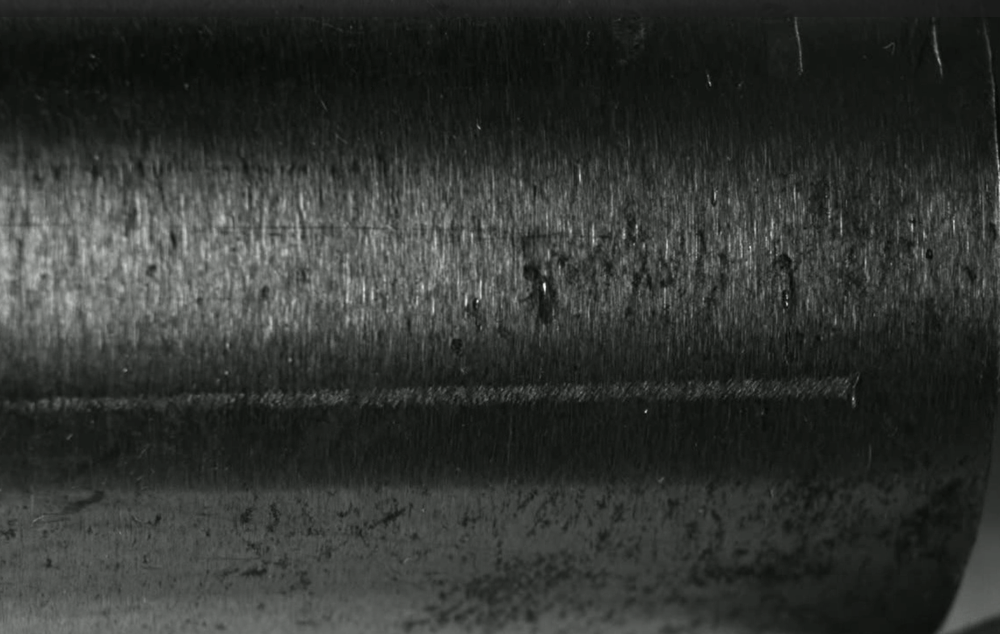
#> input picture dataset/1.png, 1000 x 634 px, shrunk from 1238 x 785 before the run; its folder holds only this picture in this run
$ python test_dataset.py
#> lines starting #> are read from the running program, lines starting #| are printed output that depends on the picture; after the words box and inside, x2 and y2 are one past the last pixel; in counts of white or black regions, pixels touching at a corner belong together
#> (reads poc/config.json from the repository)
#> in main, image is the input picture: shape (634, 1000, 3); mean B, G, R 49.5, 52.3, 49.8
### poc/detection.py
"""
Classical ridge-filter scratch/crack detector for bright-bar surfaces.

Pipeline:
  1. Flatten the smooth cylindrical specular gradient (the bar's own
     curvature creates a broad brightness roll-off that would otherwise
     swamp the fine scratch signal).
  2. Run a Frangi vesselness filter to highlight thin ridge/line-like
     structures (scratches show up as either bright or dark ridges
     depending on which side of the highlight band they fall on, so
     both polarities are checked).
  3. Threshold, clean up with morphology, and keep only elongated
     components (real scratches are long and thin; noise/pitting is not).
"""
import cv2
import numpy as np
from skimage.filters import frangi
from skimage.morphology import remove_small_objects


def flatten_illumination(gray, blur_ksize=101):
    """Remove the broad specular/cylindrical brightness gradient via
    division by a heavily blurred version of itself, leaving local
    fine-scale contrast (scratches) intact."""
#> called with blur_ksize = 101
    gray_f = gray.astype(np.float32)
    baseline = cv2.GaussianBlur(gray_f, (0, 0), sigmaX=blur_ksize / 3.0)
    baseline = np.clip(baseline, 1.0, None)
    flattened = gray_f / baseline
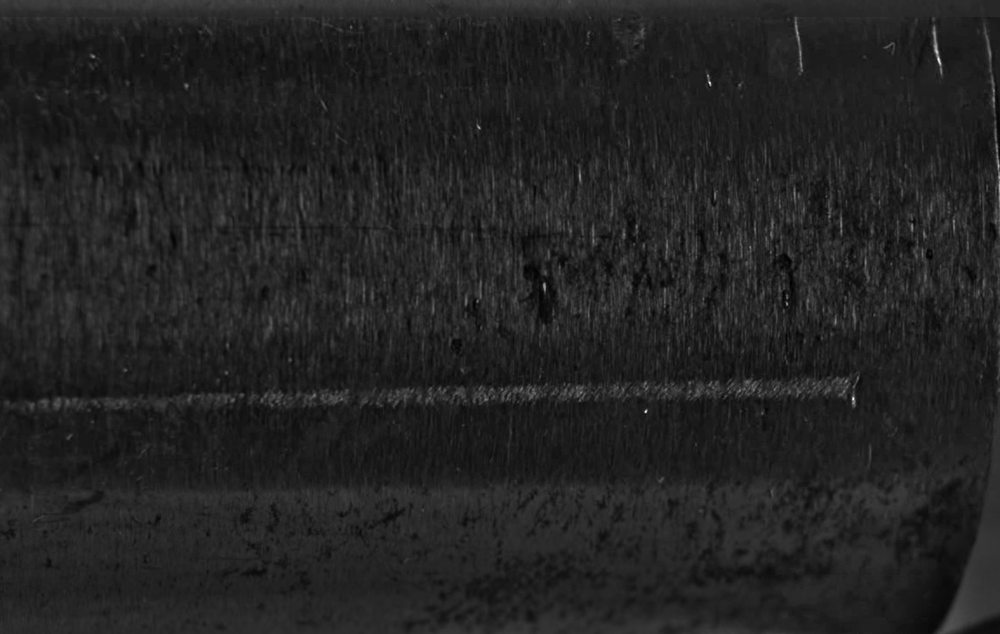
#> flattened: shape (634, 1000) float32; min 0.144, max 6.12, mean 0.974; drawn with min black and max white
    flattened = cv2.normalize(flattened, None, 0, 255, cv2.NORM_MINMAX)
    return flattened.astype(np.uint8)


def _normalize_robust(x, upper_percentile=99.5):
    """Scale by a high percentile rather than the true max -- a single
    hot pixel (sensor noise, a speck) shouldn't be able to hijack the
    whole map's normalization and drown out a real, spatially broader
    defect elsewhere."""
    hi = np.percentile(x, upper_percentile)
    hi = max(float(hi), 1e-6)
    return np.clip(x / hi, 0, 1)


def frangi_score_map(flattened, scale_min=1, scale_max=6, scale_step=1):
    """Frangi filter run on both polarities (bright ridge on dark bg and
    dark ridge on bright bg) since a scratch can appear either way
    depending on which side of the raking highlight it interrupts.
    Good at thin, sharp-edged scratches (narrow tubular ridge model)."""
#> called with scale_min = 1, scale_max = 6, scale_step = 1
    img_f = flattened.astype(np.float64) / 255.0
    scales = range(scale_min, scale_max + 1, scale_step)

    bright_ridges = frangi(img_f, sigmas=scales, black_ridges=False)
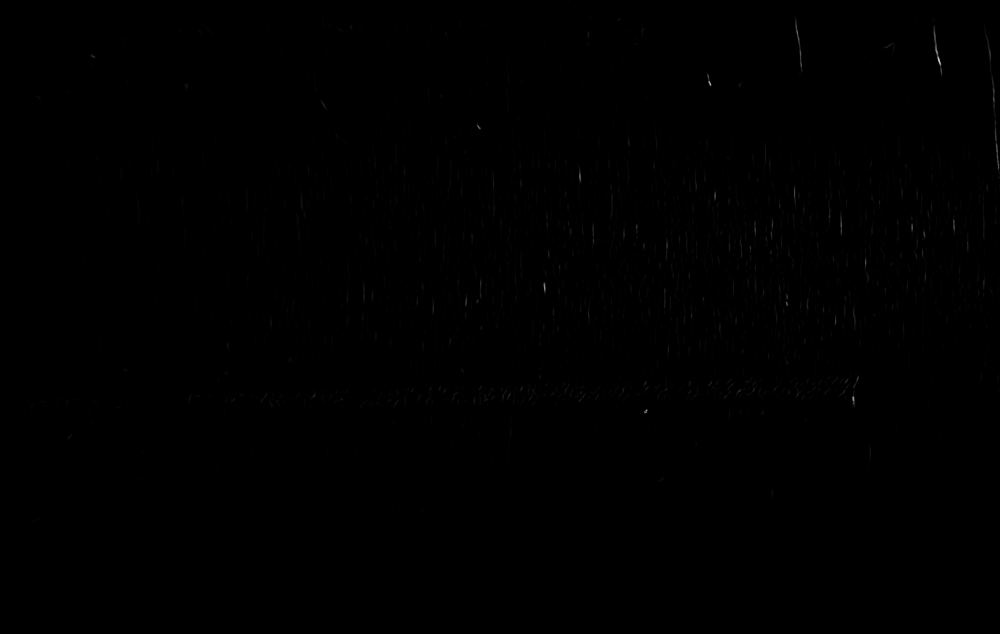
#> bright_ridges: shape (634, 1000) float64; min 0, max 0.818, mean 0.00149
    dark_ridges = frangi(img_f, sigmas=scales, black_ridges=True)

    combined = np.maximum(bright_ridges, dark_ridges)
    return _normalize_robust(combined)
#> in _normalize_robust, `hi = np.percentile(x, upper_percentile)`: hi = 0.0509


def _axis_kernel(length, thickness, angle_deg):
    """Elongated structuring element of given length/thickness, rotated
    to the expected bar-axis angle (0 = horizontal, matching the current
    capture rig)."""
    size = length + 4
    canvas = np.zeros((size, size), dtype=np.uint8)
    y0 = size // 2
    x0 = (size - length) // 2
    canvas[y0 - thickness // 2: y0 - thickness // 2 + max(1, thickness),
           x0: x0 + length] = 1
    if angle_deg % 180 != 0:
        rot = cv2.getRotationMatrix2D((size / 2, size / 2), angle_deg, 1.0)
        canvas = cv2.warpAffine(canvas, rot, (size, size),
                                 flags=cv2.INTER_NEAREST)
    return canvas


def directional_score_map(flattened, kernel_length=25, thickness=1, angle_deg=0):
    """Morphological top-hat/black-hat with a structuring element
    elongated along the bar axis -- responds to broad, low-contrast,
    axis-aligned grooves that a narrow-scale Frangi filter misses
    (it compares each pixel to its own elongated local neighborhood
    rather than assuming a specific ridge width)."""
#> called with kernel_length = 25, thickness = 1, angle_deg = 0
    kernel = _axis_kernel(kernel_length, thickness, angle_deg)
    blackhat = cv2.morphologyEx(flattened, cv2.MORPH_BLACKHAT, kernel)
    tophat = cv2.morphologyEx(flattened, cv2.MORPH_TOPHAT, kernel)
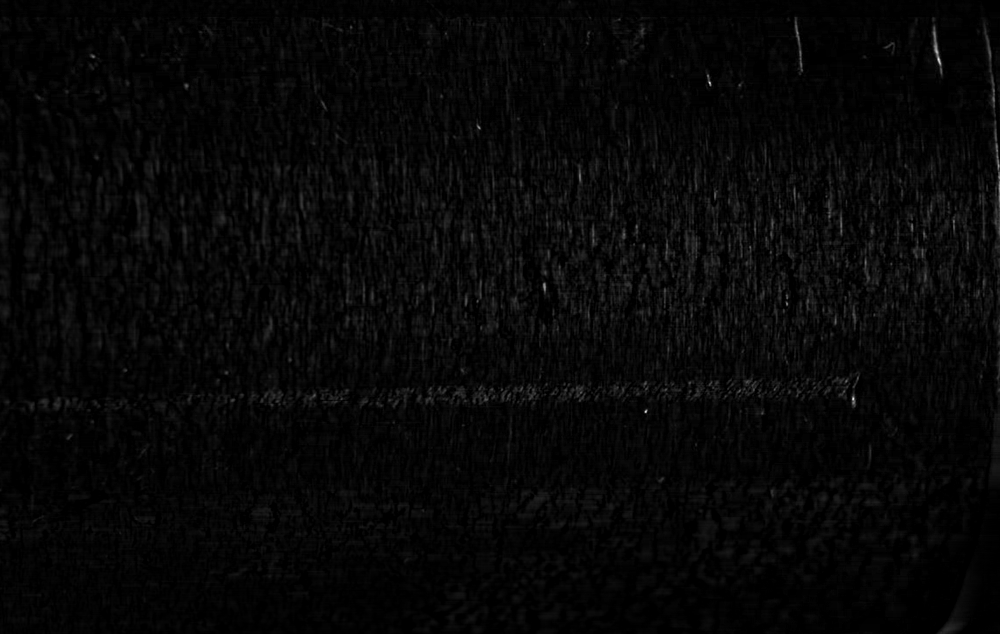
#> tophat: shape (634, 1000); min 0, max 232, mean 6.8
    combined = np.maximum(blackhat, tophat).astype(np.float64)
    return _normalize_robust(combined, upper_percentile=99.9)


def ridge_score_map(flattened, scale_min=1, scale_max=6, scale_step=1,
                     tophat_length=25, tophat_thickness=1, axis_angle_deg=0):
    """Combine the Frangi (thin/sharp) and directional top-hat
    (broad/shallow) responses -- each catches defect shapes the other
    misses, per the image 1 vs image 6 comparison in the PoC dataset."""
    frangi_map = frangi_score_map(flattened, scale_min, scale_max, scale_step)
    tophat_map = directional_score_map(flattened, tophat_length, tophat_thickness, axis_angle_deg)
    return np.maximum(frangi_map, tophat_map)


def detect_scratches(image_bgr, config):
    """Run the full detection pipeline on a single frame.

    Returns (annotated_bgr, candidates) where candidates is a list of
    dicts: {bbox: (x, y, w, h), score, aspect_ratio, area}.
    """
    det_cfg = config.get("detection", {})
    score_threshold = det_cfg.get("score_threshold", 0.12)
    min_area = det_cfg.get("min_region_area_px", 25)
    min_aspect = det_cfg.get("min_aspect_ratio", 3.0)
    scale_min = det_cfg.get("frangi_scale_min", 1)
    scale_max = det_cfg.get("frangi_scale_max", 6)
    scale_step = det_cfg.get("frangi_scale_step", 1)
    tophat_length = det_cfg.get("tophat_kernel_length", 25)
    tophat_thickness = det_cfg.get("tophat_thickness", 1)
    axis_angle_deg = 0 if det_cfg.get("bar_axis", "horizontal") == "horizontal" else 90

    min_valid_intensity = det_cfg.get("min_valid_intensity", 12)

    gray = cv2.cvtColor(image_bgr, cv2.COLOR_BGR2GRAY)
    flattened = flatten_illumination(gray)
    score_map = ridge_score_map(flattened, scale_min, scale_max, scale_step,
                                 tophat_length, tophat_thickness, axis_angle_deg)

    # Exclude near-black background/shadow -- flatten_illumination divides
    # by a blurred baseline that's unstable near zero there, which can
    # otherwise produce a large spurious connected blob (see PoC dataset
    # images 4/5 regression).
    foreground = gray >= min_valid_intensity
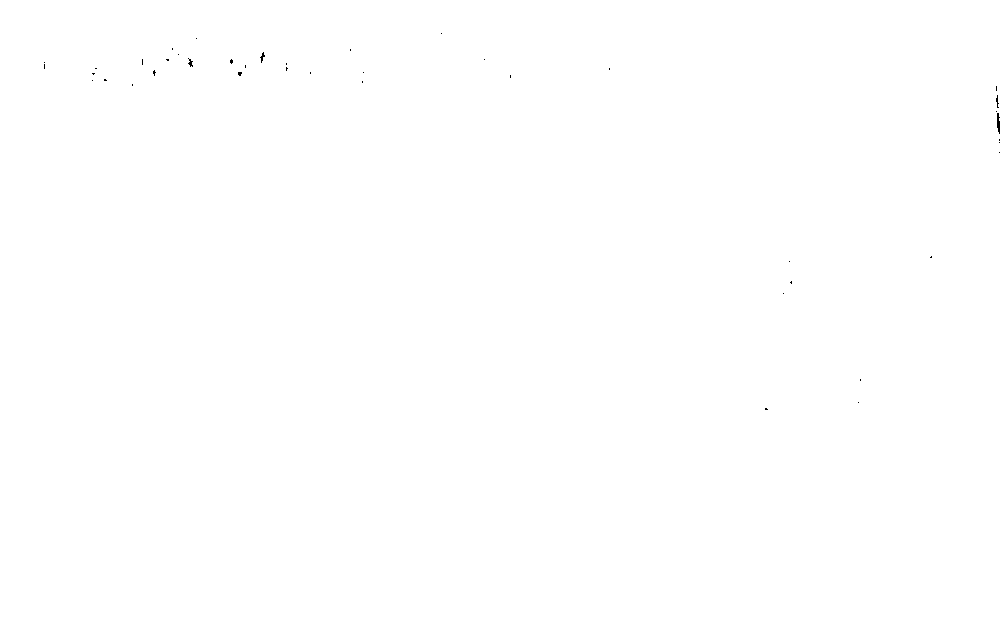
#> foreground: shape (634, 1000) bool; 100% white; black in thin lines or dots, all inside (x1, y1, x2, y2) = (44, 33, 1000, 410)

    # Exclude a border margin -- morphologyEx replicates pixels past the
    # image edge, which fabricates a high-contrast "ridge" right at the
    # frame boundary (see PoC dataset images 4/9 regression).
    border = max(tophat_length, 51) // 2
    edge_mask = np.zeros_like(foreground)
    edge_mask[border:-border, border:-border] = True

    score_map = score_map * foreground * edge_mask
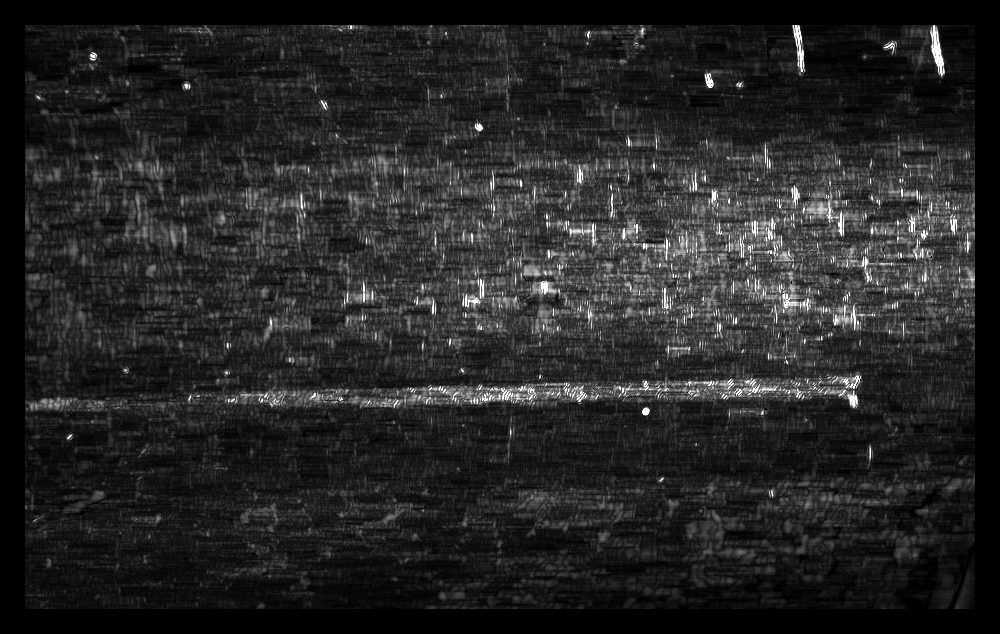
#> score_map: shape (634, 1000) float64; min 0, max 1, mean 0.149

    mask = (score_map >= score_threshold).astype(np.uint8)
#> mask: shape (634, 1000); values 0 (black) and 1 (white), 25.8% white; 3610 white regions (3180 under 20 px), largest, box (x1, y1, x2, y2) and area: (180, 123, 975, 376) 101498, (182, 362, 863, 410) 12782, (113, 189, 191, 255) 1958
    mask = cv2.morphologyEx(mask, cv2.MORPH_CLOSE,
                             cv2.getStructuringElement(cv2.MORPH_ELLIPSE, (3, 3)))
#> mask: shape (634, 1000); values 0 (black) and 1 (white), 29.2% white; 2354 white regions (2057 under 20 px), largest, box (x1, y1, x2, y2) and area: (103, 120, 975, 420) 143231, (82, 133, 185, 215) 2160, (502, 486, 635, 531) 2102
    mask_bool = remove_small_objects(mask.astype(bool), min_size=min_area)
#> mask_bool: shape (634, 1000) bool; 27.6% white; 244 white regions, largest, box (x1, y1, x2, y2) and area: (103, 120, 975, 420) 142641, (82, 133, 185, 215) 2160, (502, 486, 635, 531) 2090
    mask = mask_bool.astype(np.uint8)

    num_labels, labels, stats, _ = cv2.connectedComponentsWithStats(mask, connectivity=8)
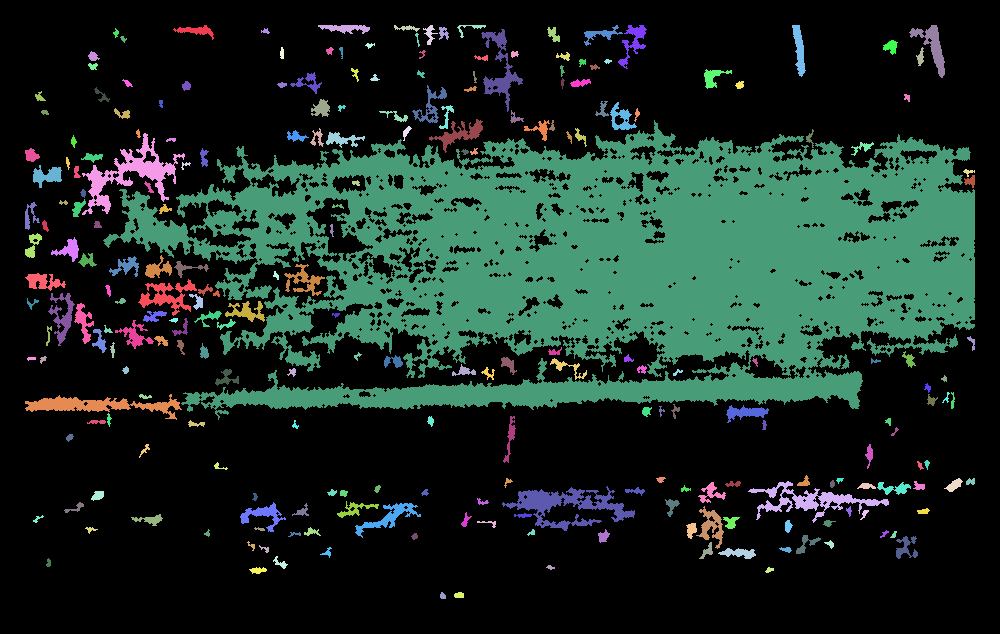
#> labels: shape (634, 1000) int32; 245 distinct labels, from 0 to 244; one colour per label, 0 black
#> num_labels = 245; stats = 245 rows, first 6: [0, 0, 1000, 634, 458848], [173, 25, 41, 15, 229], [318, 25, 52, 9, 284], [394, 25, 26, 7, 81], [423, 25, 15, 20, 111], [457, 25, 29, 13, 89]

    candidates = []
    annotated = image_bgr.copy()

    for label_id in range(1, num_labels):
        x, y, w, h, area = stats[label_id]
        if area < min_area:
            continue
        long_side = max(w, h)
        short_side = max(1, min(w, h))
        aspect_ratio = long_side / short_side
        if aspect_ratio < min_aspect:
            continue

        region_score = float(score_map[labels == label_id].max())
        candidates.append({
            "bbox": (int(x), int(y), int(w), int(h)),
            "score": round(region_score, 3),
            "aspect_ratio": round(float(aspect_ratio), 2),
            "area": int(area),
        })
        cv2.rectangle(annotated, (x, y), (x + w, y + h), (0, 0, 255), 2)
        cv2.putText(annotated, f"{region_score:.2f}", (x, max(0, y - 6)),
                    cv2.FONT_HERSHEY_SIMPLEX, 0.5, (0, 0, 255), 1, cv2.LINE_AA)
#> this loop made 244 passes
#> (x, y, w, h, area, long_side, short_side, aspect_ratio) on passes 1 to 3: (173, 25, 41, 15, 229, 41, 15, 2.73), (318, 25, 52, 9, 284, 52, 9, 5.78), (394, 25, 26, 7, 81, 26, 7, 3.71)
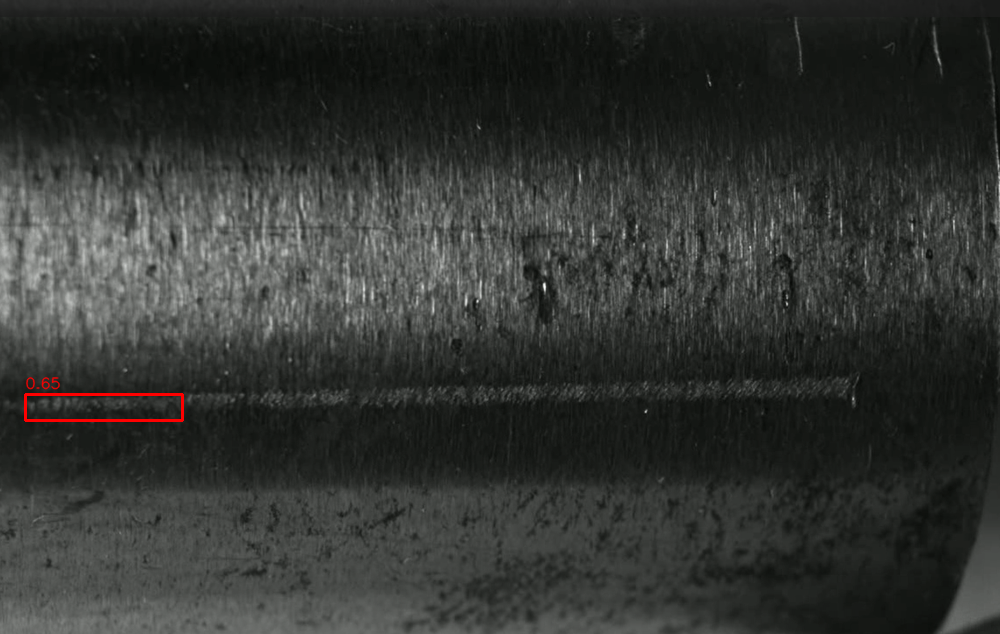
#> annotated: shape (634, 1000, 3); 0.21% of pixels changed, all inside (x1, y1, x2, y2) = (24, 376, 184, 422)
#> after the loop, candidates = 1 item

    candidates.sort(key=lambda c: c["score"], reverse=True)
    return annotated, candidates

### poc/test_dataset.py
"""
Run the classical ridge-filter detector against the real dataset/
captures (clean, unannotated, taken under the raking-light rig).
"""
import json
from pathlib import Path

import cv2

from detection import detect_scratches

BASE_DIR = Path(__file__).resolve().parent
PROJECT_DIR = BASE_DIR.parent
DATASET_DIR = PROJECT_DIR / "dataset"
OUTPUT_DIR = BASE_DIR / "output" / "dataset"
OUTPUT_DIR.mkdir(parents=True, exist_ok=True)

with open(BASE_DIR / "config.json") as f:
    config = json.load(f)

def main():
    images = sorted(DATASET_DIR.glob("*.png"), key=lambda p: int(p.stem) if p.stem.isdigit() else 0)
    for path in images:
        image = cv2.imread(str(path))
        if image is None:
            print(f"SKIP (failed to read): {path.name}")
            continue

        annotated, candidates = detect_scratches(image, config)
#> candidates = 1 item
        out_path = OUTPUT_DIR / f"detected_{path.name}"
        cv2.imwrite(str(out_path), annotated)

        print(f"{path.name}: {len(candidates)} candidate region(s) -> {out_path.name}")
#| 1.png: 1 candidate region(s) -> detected_1.png
        for c in candidates[:6]:
            print(f"    bbox={c['bbox']} score={c['score']} aspect={c['aspect_ratio']} area={c['area']}")
#> this loop made 1 pass
#|     bbox=(25, 394, 157, 26) score=0.649 aspect=6.04 area=1505

if __name__ == "__main__":
    main()
